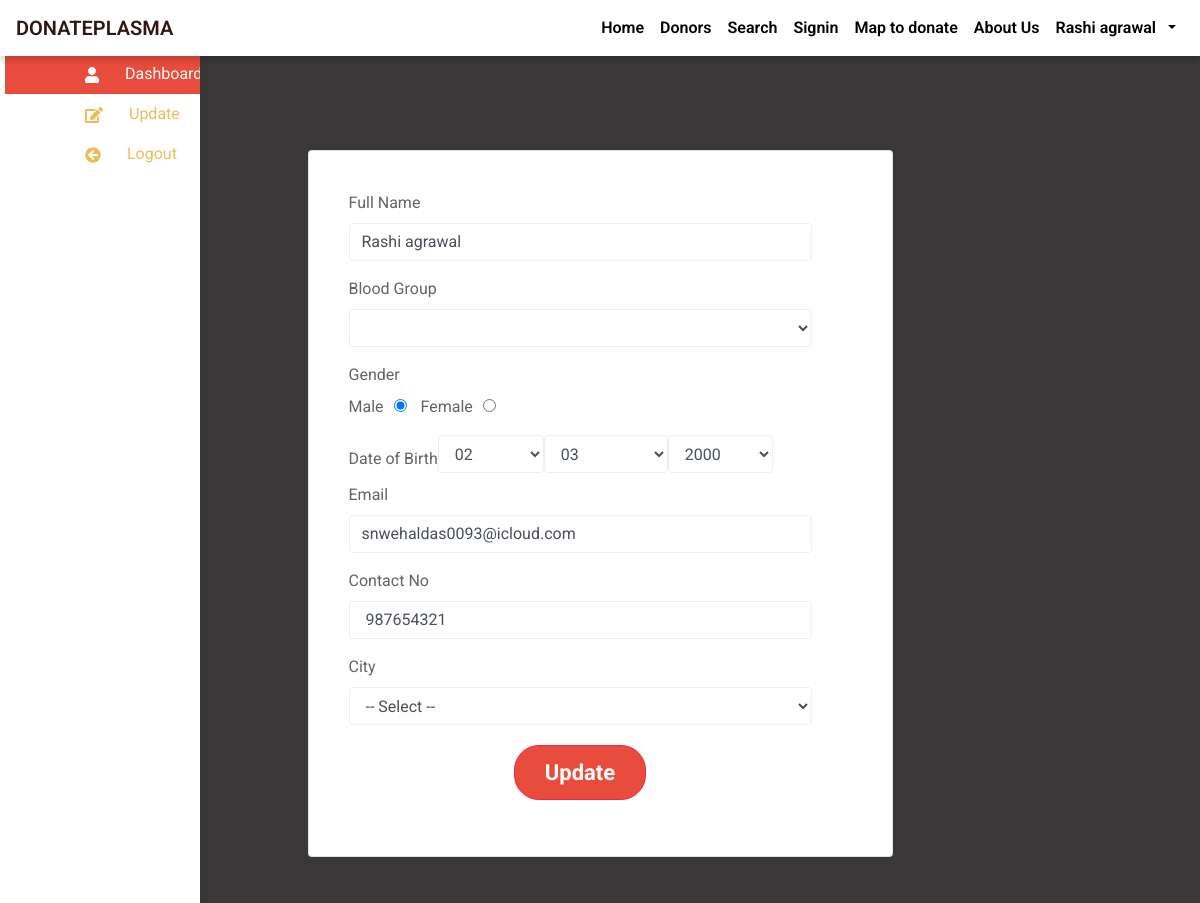
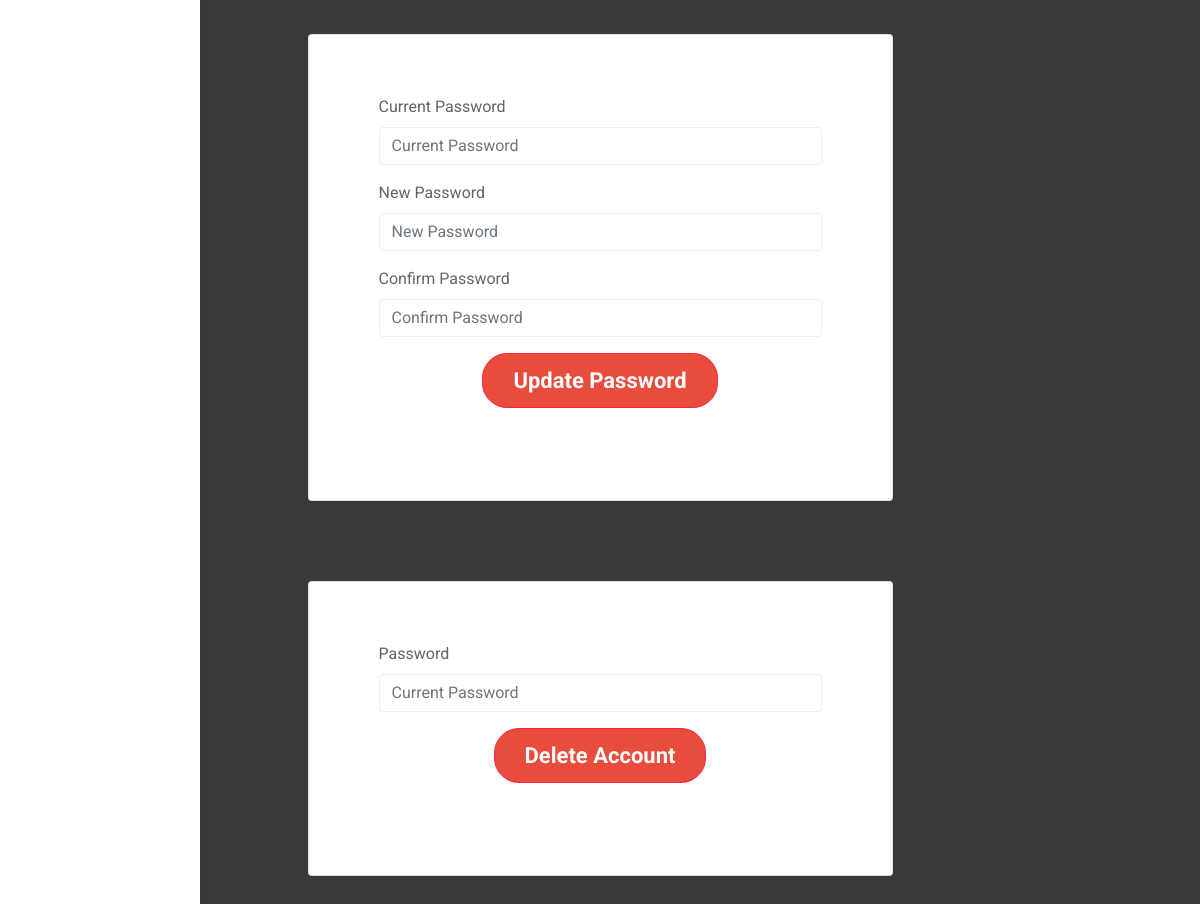
The app's page /user/update.php (signed in) with its own data (2 pictures, top to bottom).
### tables this page shows
CREATE TABLE `donor` (
  `id` int(11) NOT NULL,
  `name` varchar(50) NOT NULL,
  `gender` varchar(10) NOT NULL,
  `email` varchar(50) NOT NULL,
  `city` varchar(50) NOT NULL,
  `dob` varchar(50) NOT NULL,
  `contact_no` varchar(10) NOT NULL,
  `save_life_date` varchar(20) NOT NULL,
  `password` varchar(100) NOT NULL,
  `blood_group` varchar(10) NOT NULL
);

### user/update.php (the view, shortened to what this page needs)
<?php
	include 'include/header.php';
	if(isset($_SESSION['user_id']) && !empty($_SESSION['user_id'])){
					?>
					 <?php
			$sql = "SELECT * FROM donor WHERE id=".$_SESSION['user_id'];
			$result = mysqli_query($connection,$sql);
			if( mysqli_num_rows($result)>0){
				while($row = mysqli_fetch_assoc($result)){
				$name = $row['name'];
				$blood_group = $row['blood_group'];
				$gender = $row['gender'];
				$email = $row['email'];
				$contact = $row['contact_no'];
				$dob = $row['dob'];
				$date = explode("-", $dob);
				}
			}
	?>
    <?php
	include 'include/sidebar.php';
?>
			<div class="container" style="padding: 60px 0;">
			<div class="row">
				<div class=" card col-md-6 offset-md-3">
					<div class="panel panel-default" style="padding: 20px;">
				<form class="form-group" action="" method="post">
					<div class="form-group">
						<label for="fullname">Full Name</label>
						<input type="text" name="name" id="fullname" placeholder="Full Name" required pattern="[A-Za-z/\s]+" title="Only lower and upper case and space" class="form-control" value="<?php if(isset($name)) echo $name; ?> " >
					</div>
					<div class="form-group">
              <label for="name">Blood Group</label><br>
              <select class="form-control demo-default" id="blood_group" name="blood_group" required>
				<?php if(isset($gender)) echo '<option selected="" value="'.$blood_group.'"</option>';?>
                <option value="A+">A+</option>
              </select>
            </div>
					<div class="form-group">
				              <label for="gender">Gender</label><br>
				              		Male<input type="radio" name="gender" id="gender" value="Male" style="margin-left:10px; margin-right:10px;" checked>
				              		Female<input type="radio" name="gender" id="gender" value="Female" style="margin-left:10px;"<?php if(isset($gender)){ if($gender == "Female") echo "checked";} ?> >
				    </div>
					<div class="form-inline">
			  <label for="name">Date of Birth</label><br>
			  <select class="form-control demo-default" id="date" name="day" style="margin-bottom:10px;" required>
			  <?php if(isset($date['2'])) echo '<option selected="" value="'.$date['2'].'">'.$date['2'].'</option>'; ?><option value="01" >01</option><option value="02" >02</option><option value="03" >03</option>
              </select>
              <select class="form-control demo-default" name="month" id="month" style="margin-bottom:10px;" required>
				<?php if(isset($date['1'])) echo '<option selected="" value="'.$date['1'].'">'.$date['1'].'</option>';?>
              </select>
              <select class="form-control demo-default" id="year" name="year" style="margin-bottom:10px;" required>
				<?php if(isset($date['0'])) echo '<option selected="" value="'.$date['0'].'">'.$date['0'].'</option>'; ?>
              </select>
			</div>
				    <div class="form-group">
						<label for="fullname">Email</label>
						<input type="text" name="email" id="email" placeholder="Email" pattern="[a-z0-9._%+-]+@[a-z0-9.-]+\.[a-z]{2,4}$" title="Please write correct email" class="form-control" value="<?php if(isset($email)) echo $email; ?> " >
					</div>
					<div class="form-group">
              <label for="contact_no">Contact No</label>
              <input type="text" name="contact_no" placeholder="03********" class="form-control" required pattern="^\d{10}$" title="10 numeric characters only" maxlength="11" value="<?php if(isset($contact)) echo $contact; ?> ">
            </div>
					<div class="form-group">
              <label for="city">City</label>
              <select name="city" id="city" class="form-control demo-default" required>
			  <option value="">-- Select --</option>
 </select>
            </div>
					<div class="form-group">
						<button id="submit" name="submit" type="submit" class="btn btn-lg btn-danger center-aligned" style="margin-top: 20px;">Update</button>
					</div>
				</form>
					</div>
				</div>
				<div class="card col-md-6 offset-md-3">
					<div class="panel panel-default" style="padding: 20px;">
						<form action="" method="post" class="form-group form-container" >
							<div class="form-group">
								<label for="oldpassword">Current Password</label>
								<input type="password" required name="old_password" placeholder="Current Password" class="form-control">
							</div>
							<div class="form-group">
								<label for="newpassword">New Password</label>
								<input type="password" required name="new_password" placeholder="New Password" class="form-control">
							</div>
							<div class="form-group">
								<label for="c_password">Confirm Password</label>
								<input type="password" required name="c_password" placeholder="Confirm Password" class="form-control">
							</div>
							<div class="form-group">
								<button class="btn btn-lg btn-danger center-aligned" type="submit" name="update_pass">Update Password</button>
							</div>
						</form>
					</div>
				</div>
				<div class="card col-md-6 offset-md-3">
					<div class="panel panel-default" style="padding: 20px;">
						<form action="" method="post" class="form-group form-container" >
							<div class="form-group">
								<label for="oldpassword">Password</label>
								<input type="password" required name="account_password" placeholder="Current Password" class="form-control">
							</div>
							<div class="form-group">
								<button class="btn btn-lg btn-danger center-aligned" type="submit" name="delete_account">Delete Account</button>
							</div>
						</form>
					</div>
				</div>
			</div>
		</div>
<?php
}else{
	header("Location: ../index.php");
}
include 'include/footer.php';
 ?>

### css/custom.css (style rules this page uses)
@media (min-width: 768px) { .form-group { text-align: center; } }
.form-group { padding-right: 20px; }
.btn-danger { background-color: #e74c3c; border-radius: 25px; padding: 10px 30px; font-size: 22px; font-weight: 700; }
.center-aligned { display: table; margin: 0 auto; }
.card { width: 350px; padding: 20px; margin-top: 40px; margin-bottom: 40px; }

### css/styles.css (style rules this page uses)
.form-control { border: 1px solid #eee; box-shadow: none; }
.btn-danger, .btn-danger:hover, .btn-danger:focus, .btn-danger:active, .btn-danger.active, .open > .dropdown-toggle.btn-danger, .btn-danger.disabled, .btn-danger[disabled], fieldset[disabled] .btn-danger, .btn-danger.disabled:hover, .btn-danger[disabled]:hover, fieldset[disabled] .btn-danger:hover, .btn-danger.disabled:focus, .btn-danger[disabled]:focus, fieldset[disabled] .btn-danger:focus, .btn-danger.disabled:active, .btn-danger[disabled]:active, fieldset[disabled] .btn-danger:active, .btn-danger.disabled.active, .btn-danger[disabled].active, fieldset[disabled] .btn-danger.active { background-color: #f9243f; border-color: #f9243f; }
.panel { border: 0; }
.btn-danger { background-color: #e74c3c; border-radius: 25px; padding: 10px 30px; font-size: 22px; font-weight: 700; }
.center-aligned { display: table; margin: 0 auto; }

### user/update.php (style rules this page uses)
.form-group { text-align: left; }
.form-container { padding: 20px 10px 20px 30px; }

### records on screen
donor: name "Rashi agrawal", day "02", month "03", year "2000", email "snwehaldas0093@icloud.com", contact_no "987654321"

### other values on screen
$_SESSION['name'] "Rashi agrawal"
